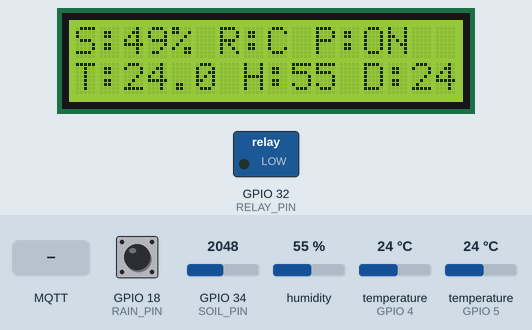
Recording of a sketch running on a simulated ESP32. Shown: 16×2 character LCD, switched loads named in the sketch (green lamp = pin HIGH). Inputs (shaded band) come from the test bench; at power-on: GPIO 34 (SOIL_PIN) = 2048, humidity 55 %, GPIO 18 (RAIN_PIN) HIGH, temperature (sensors on GPIO 4, GPIO 5) 24 °C. WiFi joins after 1.5 s; servers stay silent unless stated; EEPROM starts erased; no MQTT or app messages arrive unless stated; what the sketch prints to the serial monitor is not drawn.

Above: at 3.1 s.
3.2 s: GPIO 34 (SOIL_PIN) set to 1486
At 9.5 s:
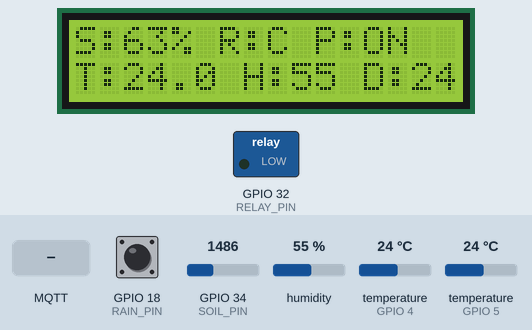
9.8 s: GPIO 34 (SOIL_PIN) set to 1408
At 15.0 s:
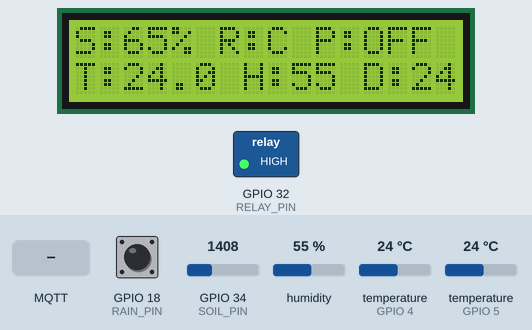
15.7 s: GPIO 34 (SOIL_PIN) set to 3972
At 21.2 s:
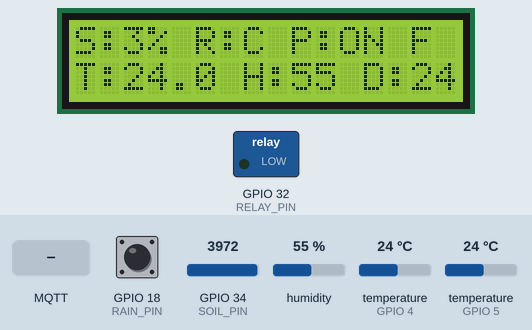
21.5 s: MQTT message "true" arrives on the first subscribed topic
At 26.2 s:
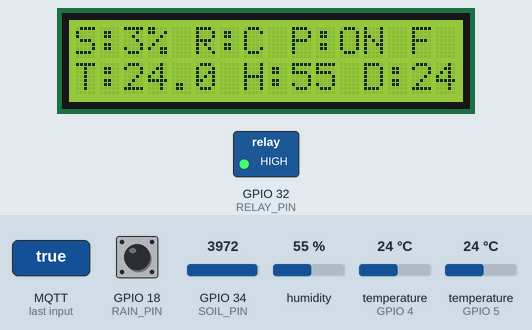
26.5 s: MQTT message "0" arrives on the first subscribed topic
At 27.9 s:
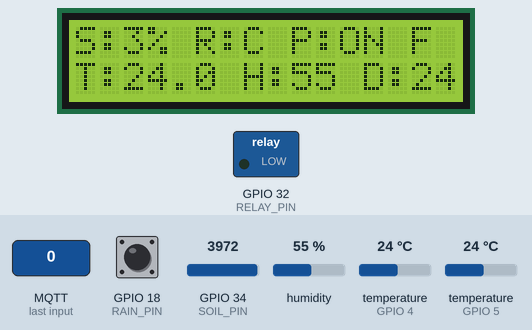
29.7 s: humidity set to 22 %
At 34.3 s:
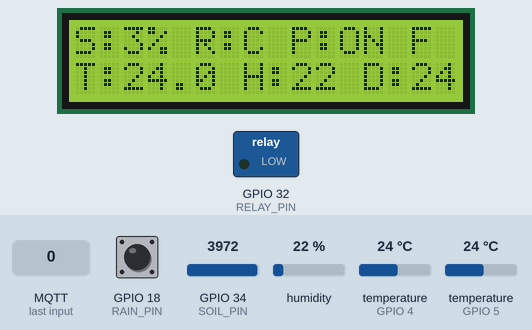
Timing chart, 0 to 35.7 s (numbered marks = the images above; inputs shaded):
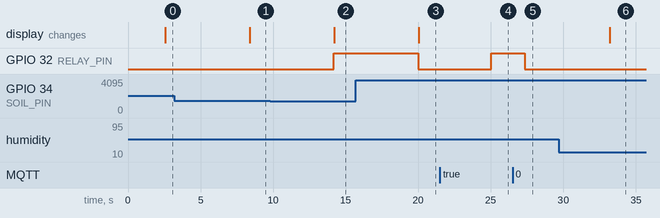

Measured:
- the behaviour switches between 1434 and 1433 on GPIO 34 (SOIL_PIN) (found by bisection; images 1 and 2)
- after the input at 3.2 s, the display: changes after 5.2 s (image 1)
- after the input at 9.8 s, GPIO 32 (RELAY_PIN): LOW → HIGH after 4.4 s; the display: changes after 4.4 s (image 2)
- after the input at 15.7 s, GPIO 32 (RELAY_PIN): HIGH → LOW after 4.3 s; the display: changes after 4.3 s (image 3)
- after the input at 21.5 s, GPIO 32 (RELAY_PIN): LOW → HIGH after 3.5 s
- after the input at 26.5 s, GPIO 32 (RELAY_PIN): HIGH → LOW after 0.85 s
- after the input at 29.7 s, the display: changes after 3.5 s (image 6)

The sketch:

smartfarmesp32.ino
```cpp
#include <WiFi.h>
#include <PubSubClient.h>
#include <DHT.h>
#include <OneWire.h>
#include <DallasTemperature.h>
#include <LiquidCrystal_I2C.h>
#include <Preferences.h>

// === KONFIGURASI WIFI & MQTT ===
const char* ssid = "azkiyaa";
const char* password = "dafrotfarm";
const char* mqtt_server = "broker.mqtt-dashboard.com";
const int mqtt_port = 1883;

// === PIN ===
#define SOIL_PIN      34
#define RAIN_PIN      18
#define DHTPIN        4
#define ONE_WIRE_BUS  5
#define RELAY_PIN     32
#define DHTTYPE       DHT11

// === INISIALISASI OBJEK ===
DHT dht(DHTPIN, DHTTYPE);
OneWire oneWire(ONE_WIRE_BUS);
DallasTemperature ds18b20(&oneWire);
LiquidCrystal_I2C lcd(0x27, 16, 2);
WiFiClient espClient;
PubSubClient client(espClient);
Preferences preferences;

// === TOPIK MQTT ===
const char* topic_temp     = "/dafrot-mqtt/temp";
const char* topic_humi     = "/dafrot-mqtt/humi";
const char* topic_tempds   = "/dafrot-mqtt/tempds";
const char* topic_soil     = "/dafrot-mqtt/soil";
const char* topic_rain     = "/dafrot-mqtt/rain";
const char* topic_pump_out = "/dafrot-mqtt/pump";
const char* topic_manual   = "/dafrot-mqtt/in";

// === VARIABEL ===
bool manualPump = false;

// === FUNGSI SETUP WIFI ===
void setup_wifi() {
  delay(100);
  WiFi.begin(ssid, password);
  while (WiFi.status() != WL_CONNECTED) {
    delay(500);
    Serial.print(".");
  }
  Serial.println("\nWiFi Connected");
}

// === FUNGSI RECONNECT MQTT ===
void reconnect() {
  while (!client.connected()) {
    if (client.connect("ESP32-Dafrot")) {
      client.subscribe(topic_manual);
      Serial.println("MQTT Connected");
    } else {
      delay(1000);
    }
  }
}

// === CALLBACK MQTT (Pesan Manual Control) ===
void callback(char* topic, byte* payload, unsigned int length) {
  payload[length] = '\0';
  String msg = String((char*)payload);
  msg.toLowerCase(); // Konversi ke lowercase untuk konsistensi

  if (String(topic) == topic_manual) {
    if (msg == "true" || msg == "1") {
      manualPump = true;
      digitalWrite(RELAY_PIN, HIGH); // POMPA MATI saat manual aktif
    } else {
      manualPump = false;
      // Relay akan diatur oleh kontrol otomatis di loop()
    }
    preferences.putBool("manualPump", manualPump); // Simpan status ke NVS
  }
}

// === SETUP AWAL ===
void setup() {
  Serial.begin(115200);
  dht.begin();
  ds18b20.begin();
  lcd.init();
  lcd.backlight();
  lcd.clear();

  pinMode(SOIL_PIN, INPUT);
  pinMode(RAIN_PIN, INPUT_PULLUP);
  pinMode(RELAY_PIN, OUTPUT);

  setup_wifi();
  client.setServer(mqtt_server, mqtt_port);
  client.setCallback(callback);

  // Baca status manual terakhir dari NVS
  preferences.begin("dafrot", false);
  manualPump = preferences.getBool("manualPump", false);
  digitalWrite(RELAY_PIN, manualPump ? HIGH : LOW); // Sesuaikan inisialisasi relay
}

// === LOOP UTAMA ===
void loop() {
  if (!client.connected()) {
    reconnect();
  }
  client.loop();

  // === BACA SENSOR ===
  float temp = dht.readTemperature();
  float humi = dht.readHumidity();
  ds18b20.requestTemperatures();
  float tempDS = ds18b20.getTempCByIndex(0);
  int soilAnalog = analogRead(SOIL_PIN);
  int soilPercent = map(soilAnalog, 4095, 0, 0, 100);
  int rainStatus = digitalRead(RAIN_PIN);  // 0 = Hujan, 1 = Cerah

  // === VALIDASI DATA ===
  bool validData = true;
  if (isnan(temp) || isnan(humi)) validData = false;
  if (tempDS == DEVICE_DISCONNECTED_C) validData = false;

  // === PUBLIKASI DATA SENSOR ===
  if (validData) {
    client.publish(topic_temp, String(temp).c_str(), false);
    client.publish(topic_humi, String(humi).c_str(), false);
    client.publish(topic_tempds, String(tempDS).c_str(), false);
  }
  client.publish(topic_soil, String(soilPercent).c_str(), false);
  client.publish(topic_rain, String(rainStatus).c_str(), false);

  // === KONTROL POMPA ===
  if (manualPump) {
    // Mode Manual: Pompa MATI (RELAY HIGH)
    client.publish(topic_pump_out, "OFF", false);
    return; // Keluar dari loop, abaikan kontrol otomatis
  } else {
    // Mode Otomatis
    if (rainStatus == 1 && soilPercent < 65) {
      digitalWrite(RELAY_PIN, LOW);  // POMPA NYALA
      client.publish(topic_pump_out, "ON", false);
    } else {
      digitalWrite(RELAY_PIN, HIGH); // POMPA MATI
      client.publish(topic_pump_out, "OFF", false);
    }
  }

  // === TAMPILAN LCD ===
  lcd.setCursor(0, 0);
  lcd.print("S:");
  lcd.print(soilPercent);
  lcd.print("% R:");
  lcd.print(rainStatus == 0 ? "H" : "C");
  lcd.print(" P:");
  lcd.print(digitalRead(RELAY_PIN) == LOW ? "ON " : "OFF");

  lcd.setCursor(0, 1);
  lcd.print("T:");
  lcd.print(temp, 1);
  lcd.print(" H:");
  lcd.print(humi, 0);
  lcd.print(" D:");
  lcd.print(tempDS, 1);

  delay(5000); // Delay 5 detik antar pembacaan
}
```
